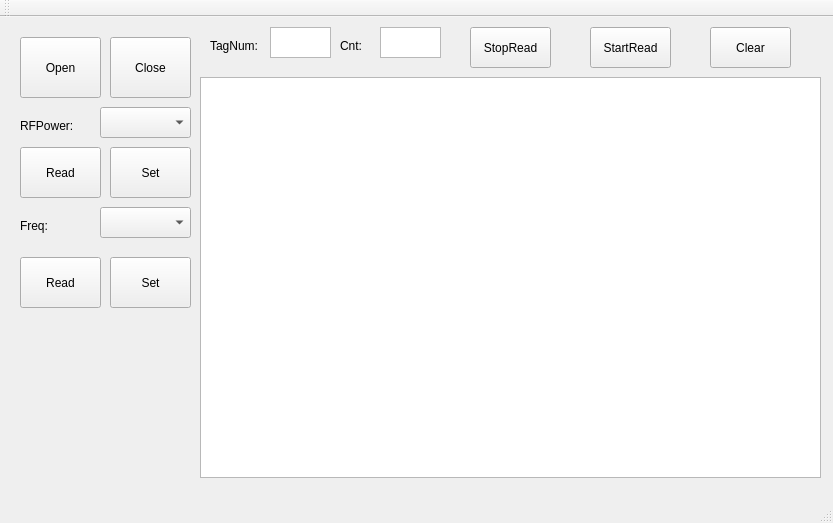
<?xml version="1.0" encoding="UTF-8"?>
<ui version="4.0">
 <class>MainWindow</class>
 <widget class="QMainWindow" name="MainWindow">
  <property name="enabled">
   <bool>true</bool>
  </property>
  <property name="geometry">
   <rect>
    <x>0</x>
    <y>0</y>
    <width>833</width>
    <height>523</height>
   </rect>
  </property>
  <property name="sizePolicy">
   <sizepolicy hsizetype="Preferred" vsizetype="Preferred">
    <horstretch>0</horstretch>
    <verstretch>0</verstretch>
   </sizepolicy>
  </property>
  <property name="windowTitle">
   <string>HidDemo</string>
  </property>
  <property name="documentMode">
   <bool>false</bool>
  </property>
  <property name="tabShape">
   <enum>QTabWidget::Rounded</enum>
  </property>
  <widget class="QWidget" name="centralWidget">
   <widget class="QPushButton" name="pushButton1">
    <property name="geometry">
     <rect>
      <x>20</x>
      <y>20</y>
      <width>81</width>
      <height>61</height>
     </rect>
    </property>
    <property name="text">
     <string>Open</string>
    </property>
   </widget>
   <widget class="QPushButton" name="pushButton2">
    <property name="geometry">
     <rect>
      <x>110</x>
      <y>20</y>
      <width>81</width>
      <height>61</height>
     </rect>
    </property>
    <property name="text">
     <string>Close</string>
    </property>
   </widget>
   <widget class="QPushButton" name="pushButton3">
    <property name="geometry">
     <rect>
      <x>590</x>
      <y>10</y>
      <width>81</width>
      <height>41</height>
     </rect>
    </property>
    <property name="text">
     <string>StartRead</string>
    </property>
   </widget>
   <widget class="QPushButton" name="pushButton_2">
    <property name="geometry">
     <rect>
      <x>470</x>
      <y>10</y>
      <width>81</width>
      <height>41</height>
     </rect>
    </property>
    <property name="text">
     <string>StopRead</string>
    </property>
   </widget>
   <widget class="QComboBox" name="comboBoxRF">
    <property name="geometry">
     <rect>
      <x>100</x>
      <y>90</y>
      <width>91</width>
      <height>31</height>
     </rect>
    </property>
    <property name="currentText">
     <string/>
    </property>
   </widget>
   <widget class="QLabel" name="label_2">
    <property name="geometry">
     <rect>
      <x>20</x>
      <y>100</y>
      <width>71</width>
      <height>17</height>
     </rect>
    </property>
    <property name="text">
     <string>RFPower:</string>
    </property>
   </widget>
   <widget class="QPushButton" name="pushButtonReadRF">
    <property name="geometry">
     <rect>
      <x>20</x>
      <y>130</y>
      <width>81</width>
      <height>51</height>
     </rect>
    </property>
    <property name="text">
     <string>Read</string>
    </property>
   </widget>
   <widget class="QPushButton" name="pushButtonSetRF">
    <property name="geometry">
     <rect>
      <x>110</x>
      <y>130</y>
      <width>81</width>
      <height>51</height>
     </rect>
    </property>
    <property name="text">
     <string>Set</string>
    </property>
   </widget>
   <widget class="QLabel" name="label_3">
    <property name="geometry">
     <rect>
      <x>20</x>
      <y>200</y>
      <width>71</width>
      <height>17</height>
     </rect>
    </property>
    <property name="text">
     <string>Freq:</string>
    </property>
   </widget>
   <widget class="QComboBox" name="comboBoxFreq">
    <property name="geometry">
     <rect>
      <x>100</x>
      <y>190</y>
      <width>91</width>
      <height>31</height>
     </rect>
    </property>
   </widget>
   <widget class="QPushButton" name="pushButtonReadFreq">
    <property name="geometry">
     <rect>
      <x>20</x>
      <y>240</y>
      <width>81</width>
      <height>51</height>
     </rect>
    </property>
    <property name="text">
     <string>Read</string>
    </property>
   </widget>
   <widget class="QPushButton" name="pushButtonSetFreq">
    <property name="geometry">
     <rect>
      <x>110</x>
      <y>240</y>
      <width>81</width>
      <height>51</height>
     </rect>
    </property>
    <property name="text">
     <string>Set</string>
    </property>
   </widget>
   <widget class="QTableWidget" name="tableWidget">
    <property name="geometry">
     <rect>
      <x>200</x>
      <y>60</y>
      <width>621</width>
      <height>401</height>
     </rect>
    </property>
    <property name="font">
     <font>
      <pointsize>8</pointsize>
     </font>
    </property>
    <property name="focusPolicy">
     <enum>Qt::NoFocus</enum>
    </property>
    <property name="selectionBehavior">
     <enum>QAbstractItemView::SelectRows</enum>
    </property>
   </widget>
   <widget class="QPushButton" name="pushButtonClear">
    <property name="geometry">
     <rect>
      <x>710</x>
      <y>10</y>
      <width>81</width>
      <height>41</height>
     </rect>
    </property>
    <property name="text">
     <string>Clear</string>
    </property>
   </widget>
   <widget class="QTextEdit" name="textEditTagNum">
    <property name="enabled">
     <bool>true</bool>
    </property>
    <property name="geometry">
     <rect>
      <x>270</x>
      <y>10</y>
      <width>61</width>
      <height>31</height>
     </rect>
    </property>
    <property name="inputMethodHints">
     <set>Qt::ImhNone</set>
    </property>
   </widget>
   <widget class="QTextEdit" name="textEditCnt">
    <property name="geometry">
     <rect>
      <x>380</x>
      <y>10</y>
      <width>61</width>
      <height>31</height>
     </rect>
    </property>
   </widget>
   <widget class="QLabel" name="label_4">
    <property name="geometry">
     <rect>
      <x>210</x>
      <y>20</y>
      <width>61</width>
      <height>17</height>
     </rect>
    </property>
    <property name="text">
     <string>TagNum:</string>
    </property>
   </widget>
   <widget class="QLabel" name="label_5">
    <property name="geometry">
     <rect>
      <x>340</x>
      <y>20</y>
      <width>31</width>
      <height>17</height>
     </rect>
    </property>
    <property name="text">
     <string>Cnt:</string>
    </property>
   </widget>
  </widget>
  <widget class="QMenuBar" name="menuBar">
   <property name="geometry">
    <rect>
     <x>0</x>
     <y>0</y>
     <width>833</width>
     <height>23</height>
    </rect>
   </property>
  </widget>
  <widget class="QToolBar" name="mainToolBar">
   <property name="floatable">
    <bool>true</bool>
   </property>
   <attribute name="toolBarArea">
    <enum>TopToolBarArea</enum>
   </attribute>
   <attribute name="toolBarBreak">
    <bool>false</bool>
   </attribute>
  </widget>
  <widget class="QStatusBar" name="statusBar"/>
 </widget>
 <layoutdefault spacing="6" margin="11"/>
 <tabstops>
  <tabstop>pushButton1</tabstop>
  <tabstop>pushButton2</tabstop>
 </tabstops>
 <resources/>
 <connections/>
</ui>
